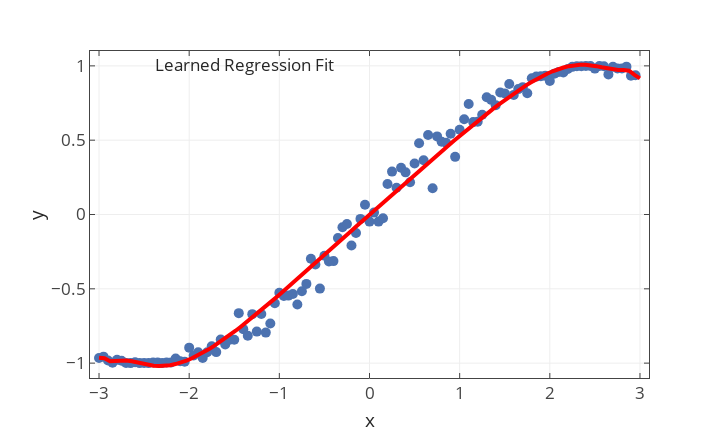

This figure's notebook cell:
### Markdown cell above
<span style="color:orange">**Model beschreibt die Daten zu gut --> Model ist Üeberangepasst und führt zu einer schlechten Generalisierung!**</span>

## Einführung in Ridge Regression

Ridge Regression Loss ist definiert als:  

$\mathcal{L}_{Ridge}(\mathbf{w})=\frac{1}{n}\sum_{i=1}^n \left[y_i - (b - \mathbf{w}^T \mathbf{x}_i) \right]^2 + \underbrace{\alpha \Vert \mathbf{w}\Vert_2^2}_{Strafterm}$  

Zum lernen der unbekannten Gewichte $\mathbf{w}$ muss man die Straffunktion $\mathcal{L}_{Ridge}$ minimieren.

### Code cell
#Lerne Ridge Regression auf polynomiellen Features mit alpha=1.1
ridge_regression = Pipeline((
    ('make_poly_features',PolynomialFeatures(degree=100, include_bias=False)),
    ("scale_features",StandardScaler()),
    ("run_ridgereg",Ridge(alpha=1.1)),
))

ridge_regression.fit(X,y)

plot_data(X,y,ridge_regression,interactive=True)
